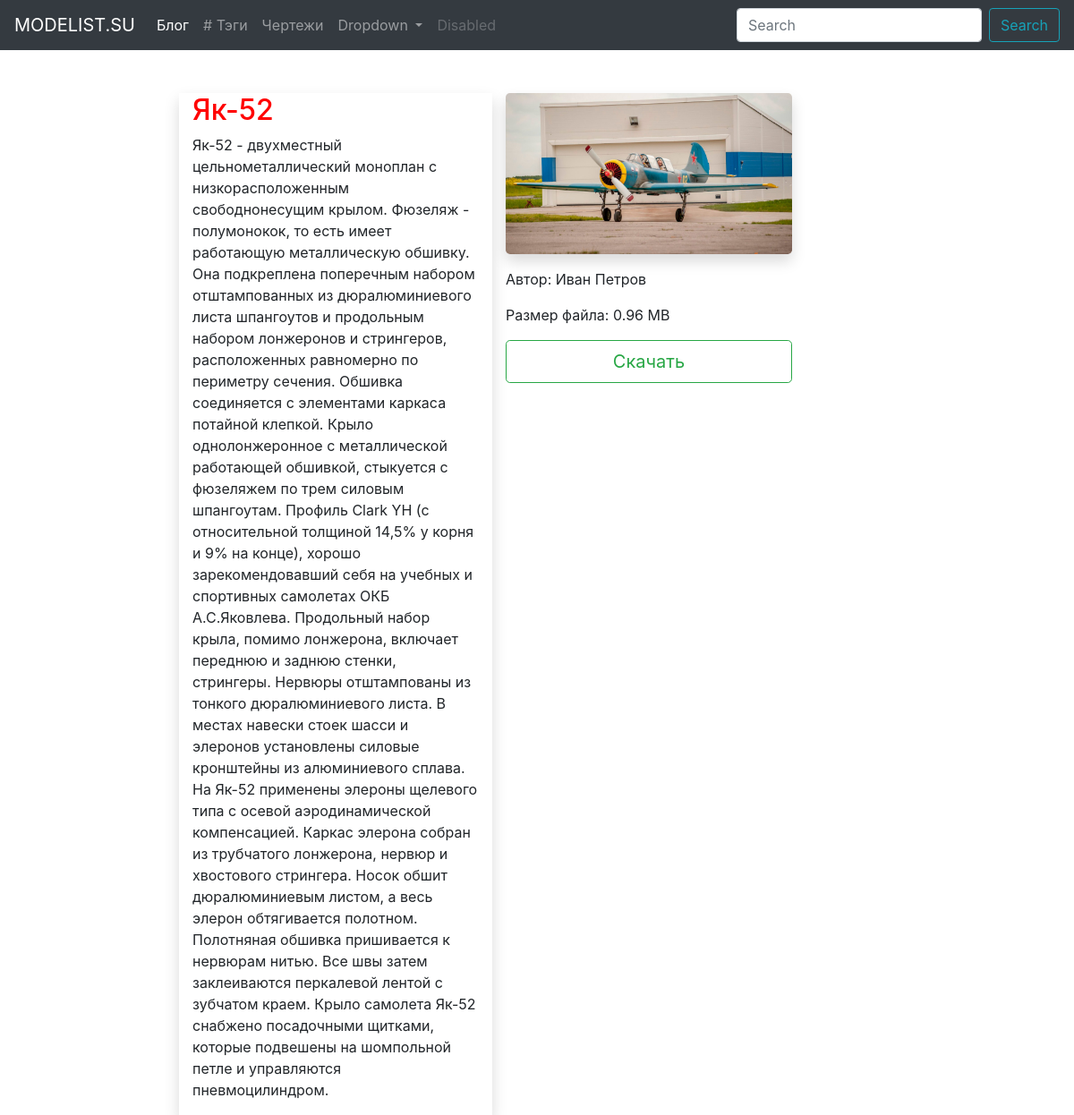
/archive/plans/iak-52/, run on the app's committed database.
### archive/models.py (models this page shows, shortened)
class Plan(models.Model):
    name = models.CharField(max_length=100, db_index=True)
    slug = models.SlugField(max_length=150, unique=True)
    description = models.TextField(blank=True, db_index=True)
    author = models.CharField(max_length=50, blank=True)
    image = models.ImageField(upload_to='plans/images')
    file = models.FileField(upload_to='plans/files')
    date_pub = models.DateField(auto_now_add=True)
    tags = models.ManyToManyField('Tag', related_name='plans', blank=True)
    class Meta:
        ordering = ['-date_pub']

### archive/views.py (the view)
# urls.py: path('plans/<slug>/', PlanDetail.as_view(), name='plan_detail_url'),
class PlanDetail(View):
    def get(self, request, slug):
        plan = Plan.objects.get(slug__iexact=slug)
        plan.file_size = str(get_file_size(plan.file)) + ' MB'
        return render(request, 'archive/plan_detail.html', context={'plan': plan})

### archive/views.py (called while the page is built)
def get_file_size(file):
    byte_size = os.path.getsize('media/' + str(file))
    mb_size = round(byte_size / 1024 / 1024, 2)
    return mb_size

### archive/templates/archive/plan_detail.html (shortened to what this page needs)
{% extends 'archive/archive_main.html' %}
{% block content %}
    <div class="row">
        <div class="col-lg-6 shadow">
            <h2>{{ plan.name|title }}</h2>
            <p>{{ plan.description }}</p>
        </div>
        <div class="col-lg-6">
            <img src="/media/{{ plan.image }}" alt="" class="img-fluid rounded-lg shadow mb-3">
            <p>Автор: {{ plan.author }}</p>
            <p>Размер файла: {{ plan.file_size }}</p>
            <a href="/media/{{ plan.file }}" class="btn btn-outline-success btn-lg btn-block">Скачать</a>
        </div>
    </div>
{% endblock %}

### static/style.css (style rules this page uses)
h2 { color: red }

### data on the page
Plan: name "Як-52", description "Як-52 - двухместный цельнометаллический моноплан с низкорасположенным свободнонесущим крылом. Фюзеляж - полумонокок, то есть имеет работающую металлическую обшивку. Она подкреплена поперечным набором отштампованных из дюралюминиевого листа шпангоутов и продольным набором лонжеронов и стрингеров, расположенных равномерно по периметру сечения. Обшивка соединяется с элементами каркаса потайной клепкой. Крыло однолонжеронное с металлической работающей обшивкой, стыкуется с фюзеляжем по трем силовым шпангоутам. Профиль Clark YH (с относительной толщиной 14,5% у корня и 9% на конце), хорошо зарекомендовавший себя на учебных и спортивных самолетах ОКБ А.С.Яковлева. Продольный набор крыла, помимо…", image (picture), author "Иван Петров", file_size "0.96 MB"
